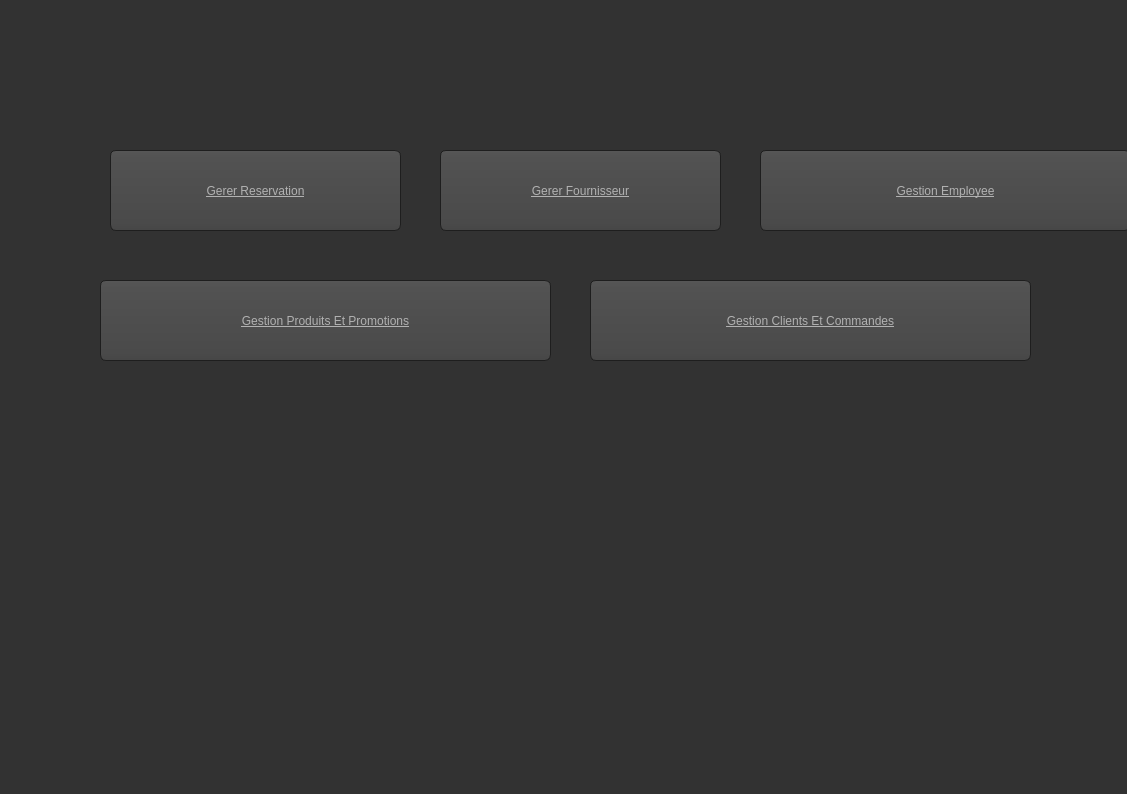
<?xml version="1.0" encoding="UTF-8"?>
<ui version="4.0">
 <class>MainWindow</class>
 <widget class="QMainWindow" name="MainWindow">
  <property name="geometry">
   <rect>
    <x>0</x>
    <y>0</y>
    <width>1127</width>
    <height>794</height>
   </rect>
  </property>
  <property name="windowTitle">
   <string>MainWindow</string>
  </property>
  <property name="styleSheet">
   <string notr="true">QToolTip
{
     border: 1px solid black;
     background-color: #ffa02f;
     padding: 1px;
     border-radius: 3px;
     opacity: 100;
}

QWidget
{
    color: #b1b1b1;
    background-color: #323232;
}

QWidget:item:hover
{
    background-color: QLinearGradient( x1: 0, y1: 0, x2: 0, y2: 1, stop: 0 #ffa02f, stop: 1 #ca0619);
    color: #000000;
}

QWidget:item:selected
{
    background-color: QLinearGradient( x1: 0, y1: 0, x2: 0, y2: 1, stop: 0 #ffa02f, stop: 1 #d7801a);
}

QMenuBar::item
{
    background: transparent;
}

QMenuBar::item:selected
{
    background: transparent;
    border: 1px solid #ffaa00;
}

QMenuBar::item:pressed
{
    background: #444;
    border: 1px solid #000;
    background-color: QLinearGradient(
        x1:0, y1:0,
        x2:0, y2:1,
        stop:1 #212121,
        stop:0.4 #343434/*,
        stop:0.2 #343434,
        stop:0.1 #ffaa00*/
    );
    margin-bottom:-1px;
    padding-bottom:1px;
}

QMenu
{
    border: 1px solid #000;
}

QMenu::item
{
    padding: 2px 20px 2px 20px;
}

QMenu::item:selected
{
    color: #000000;
}

QWidget:disabled
{
    color: #404040;
    background-color: #323232;
}

QAbstractItemView
{
    background-color: QLinearGradient( x1: 0, y1: 0, x2: 0, y2: 1, stop: 0 #4d4d4d, stop: 0.1 #646464, stop: 1 #5d5d5d);
}

QWidget:focus
{
    /*border: 2px solid QLinearGradient( x1: 0, y1: 0, x2: 0, y2: 1, stop: 0 #ffa02f, stop: 1 #d7801a);*/
}

QLineEdit
{
    background-color: QLinearGradient( x1: 0, y1: 0, x2: 0, y2: 1, stop: 0 #4d4d4d, stop: 0 #646464, stop: 1 #5d5d5d);
    padding: 1px;
    border-style: solid;
    border: 1px solid #1e1e1e;
    border-radius: 5;
}

QPushButton
{
    color: #b1b1b1;
    background-color: QLinearGradient( x1: 0, y1: 0, x2: 0, y2: 1, stop: 0 #565656, stop: 0.1 #525252, stop: 0.5 #4e4e4e, stop: 0.9 #4a4a4a, stop: 1 #464646);
    border-width: 1px;
    border-color: #1e1e1e;
    border-style: solid;
    border-radius: 6;
    padding: 3px;
    font-size: 12px;
    padding-left: 5px;
    padding-right: 5px;
}

QPushButton:pressed
{
    background-color: QLinearGradient( x1: 0, y1: 0, x2: 0, y2: 1, stop: 0 #2d2d2d, stop: 0.1 #2b2b2b, stop: 0.5 #292929, stop: 0.9 #282828, stop: 1 #252525);
}

QComboBox
{
    selection-background-color: #ffaa00;
    background-color: QLinearGradient( x1: 0, y1: 0, x2: 0, y2: 1, stop: 0 #565656, stop: 0.1 #525252, stop: 0.5 #4e4e4e, stop: 0.9 #4a4a4a, stop: 1 #464646);
    border-style: solid;
    border: 1px solid #1e1e1e;
    border-radius: 5;
}

QComboBox:hover,QPushButton:hover
{
    border: 2px solid QLinearGradient( x1: 0, y1: 0, x2: 0, y2: 1, stop: 0 #ffa02f, stop: 1 #d7801a);
}


QComboBox:on
{
    padding-top: 3px;
    padding-left: 4px;
    background-color: QLinearGradient( x1: 0, y1: 0, x2: 0, y2: 1, stop: 0 #2d2d2d, stop: 0.1 #2b2b2b, stop: 0.5 #292929, stop: 0.9 #282828, stop: 1 #252525);
    selection-background-color: #ffaa00;
}

QComboBox QAbstractItemView
{
    border: 2px solid darkgray;
    selection-background-color: QLinearGradient( x1: 0, y1: 0, x2: 0, y2: 1, stop: 0 #ffa02f, stop: 1 #d7801a);
}

QComboBox::drop-down
{
     subcontrol-origin: padding;
     subcontrol-position: top right;
     width: 15px;

     border-left-width: 0px;
     border-left-color: darkgray;
     border-left-style: solid; /* just a single line */
     border-top-right-radius: 3px; /* same radius as the QComboBox */
     border-bottom-right-radius: 3px;
 }

QComboBox::down-arrow
{
     image: url(:/down_arrow.png);
}

QGroupBox:focus
{
border: 2px solid QLinearGradient( x1: 0, y1: 0, x2: 0, y2: 1, stop: 0 #ffa02f, stop: 1 #d7801a);
}

QTextEdit:focus
{
    border: 2px solid QLinearGradient( x1: 0, y1: 0, x2: 0, y2: 1, stop: 0 #ffa02f, stop: 1 #d7801a);
}

QScrollBar:horizontal {
     border: 1px solid #222222;
     background: QLinearGradient( x1: 0, y1: 0, x2: 0, y2: 1, stop: 0.0 #121212, stop: 0.2 #282828, stop: 1 #484848);
     height: 7px;
     margin: 0px 16px 0 16px;
}

QScrollBar::handle:horizontal
{
      background: QLinearGradient( x1: 0, y1: 0, x2: 1, y2: 0, stop: 0 #ffa02f, stop: 0.5 #d7801a, stop: 1 #ffa02f);
      min-height: 20px;
      border-radius: 2px;
}

QScrollBar::add-line:horizontal {
      border: 1px solid #1b1b19;
      border-radius: 2px;
      background: QLinearGradient( x1: 0, y1: 0, x2: 1, y2: 0, stop: 0 #ffa02f, stop: 1 #d7801a);
      width: 14px;
      subcontrol-position: right;
      subcontrol-origin: margin;
}

QScrollBar::sub-line:horizontal {
      border: 1px solid #1b1b19;
      border-radius: 2px;
      background: QLinearGradient( x1: 0, y1: 0, x2: 1, y2: 0, stop: 0 #ffa02f, stop: 1 #d7801a);
      width: 14px;
     subcontrol-position: left;
     subcontrol-origin: margin;
}

QScrollBar::right-arrow:horizontal, QScrollBar::left-arrow:horizontal
{
      border: 1px solid black;
      width: 1px;
      height: 1px;
      background: white;
}

QScrollBar::add-page:horizontal, QScrollBar::sub-page:horizontal
{
      background: none;
}

QScrollBar:vertical
{
      background: QLinearGradient( x1: 0, y1: 0, x2: 1, y2: 0, stop: 0.0 #121212, stop: 0.2 #282828, stop: 1 #484848);
      width: 7px;
      margin: 16px 0 16px 0;
      border: 1px solid #222222;
}

QScrollBar::handle:vertical
{
      background: QLinearGradient( x1: 0, y1: 0, x2: 0, y2: 1, stop: 0 #ffa02f, stop: 0.5 #d7801a, stop: 1 #ffa02f);
      min-height: 20px;
      border-radius: 2px;
}

QScrollBar::add-line:vertical
{
      border: 1px solid #1b1b19;
      border-radius: 2px;
      background: QLinearGradient( x1: 0, y1: 0, x2: 0, y2: 1, stop: 0 #ffa02f, stop: 1 #d7801a);
      height: 14px;
      subcontrol-position: bottom;
      subcontrol-origin: margin;
}

QScrollBar::sub-line:vertical
{
      border: 1px solid #1b1b19;
      border-radius: 2px;
      background: QLinearGradient( x1: 0, y1: 0, x2: 0, y2: 1, stop: 0 #d7801a, stop: 1 #ffa02f);
      height: 14px;
      subcontrol-position: top;
      subcontrol-origin: margin;
}

QScrollBar::up-arrow:vertical, QScrollBar::down-arrow:vertical
{
      border: 1px solid black;
      width: 1px;
      height: 1px;
      background: white;
}


QScrollBar::add-page:vertical, QScrollBar::sub-page:vertical
{
      background: none;
}

QTextEdit
{
    background-color: #242424;
}

QPlainTextEdit
{
    background-color: #242424;
}

QHeaderView::section
{
    background-color: QLinearGradient(x1:0, y1:0, x2:0, y2:1, stop:0 #616161, stop: 0.5 #505050, stop: 0.6 #434343, stop:1 #656565);
    color: white;
    padding-left: 4px;
    border: 1px solid #6c6c6c;
}

QCheckBox:disabled
{
color: #414141;
}

QDockWidget::title
{
    text-align: center;
    spacing: 3px; /* spacing between items in the tool bar */
    background-color: QLinearGradient(x1:0, y1:0, x2:0, y2:1, stop:0 #323232, stop: 0.5 #242424, stop:1 #323232);
}

QDockWidget::close-button, QDockWidget::float-button
{
    text-align: center;
    spacing: 1px; /* spacing between items in the tool bar */
    background-color: QLinearGradient(x1:0, y1:0, x2:0, y2:1, stop:0 #323232, stop: 0.5 #242424, stop:1 #323232);
}

QDockWidget::close-button:hover, QDockWidget::float-button:hover
{
    background: #242424;
}

QDockWidget::close-button:pressed, QDockWidget::float-button:pressed
{
    padding: 1px -1px -1px 1px;
}

QMainWindow::separator
{
    background-color: QLinearGradient(x1:0, y1:0, x2:0, y2:1, stop:0 #161616, stop: 0.5 #151515, stop: 0.6 #212121, stop:1 #343434);
    color: white;
    padding-left: 4px;
    border: 1px solid #4c4c4c;
    spacing: 3px; /* spacing between items in the tool bar */
}

QMainWindow::separator:hover
{

    background-color: QLinearGradient(x1:0, y1:0, x2:0, y2:1, stop:0 #d7801a, stop:0.5 #b56c17 stop:1 #ffa02f);
    color: white;
    padding-left: 4px;
    border: 1px solid #6c6c6c;
    spacing: 3px; /* spacing between items in the tool bar */
}

QToolBar::handle
{
     spacing: 3px; /* spacing between items in the tool bar */
     background: url(:/images/handle.png);
}

QMenu::separator
{
    height: 2px;
    background-color: QLinearGradient(x1:0, y1:0, x2:0, y2:1, stop:0 #161616, stop: 0.5 #151515, stop: 0.6 #212121, stop:1 #343434);
    color: white;
    padding-left: 4px;
    margin-left: 10px;
    margin-right: 5px;
}

QProgressBar
{
    border: 2px solid grey;
    border-radius: 5px;
    text-align: center;
}

QProgressBar::chunk
{
    background-color: #d7801a;
    width: 2.15px;
    margin: 0.5px;
}

QTabBar::tab {
    color: #b1b1b1;
    border: 1px solid #444;
    border-bottom-style: none;
    background-color: #323232;
    padding-left: 10px;
    padding-right: 10px;
    padding-top: 3px;
    padding-bottom: 2px;
    margin-right: -1px;
}

QTabWidget::pane {
    border: 1px solid #444;
    top: 1px;
}

QTabBar::tab:last
{
    margin-right: 0; /* the last selected tab has nothing to overlap with on the right */
    border-top-right-radius: 3px;
}

QTabBar::tab:first:!selected
{
 margin-left: 0px; /* the last selected tab has nothing to overlap with on the right */


    border-top-left-radius: 3px;
}

QTabBar::tab:!selected
{
    color: #b1b1b1;
    border-bottom-style: solid;
    margin-top: 3px;
    background-color: QLinearGradient(x1:0, y1:0, x2:0, y2:1, stop:1 #212121, stop:.4 #343434);
}

QTabBar::tab:selected
{
    border-top-left-radius: 3px;
    border-top-right-radius: 3px;
    margin-bottom: 0px;
}

QTabBar::tab:!selected:hover
{
    /*border-top: 2px solid #ffaa00;
    padding-bottom: 3px;*/
    border-top-left-radius: 3px;
    border-top-right-radius: 3px;
    background-color: QLinearGradient(x1:0, y1:0, x2:0, y2:1, stop:1 #212121, stop:0.4 #343434, stop:0.2 #343434, stop:0.1 #ffaa00);
}

QRadioButton::indicator:checked, QRadioButton::indicator:unchecked{
    color: #b1b1b1;
    background-color: #323232;
    border: 1px solid #b1b1b1;
    border-radius: 6px;
}

QRadioButton::indicator:checked
{
    background-color: qradialgradient(
        cx: 0.5, cy: 0.5,
        fx: 0.5, fy: 0.5,
        radius: 1.0,
        stop: 0.25 #ffaa00,
        stop: 0.3 #323232
    );
}

QCheckBox::indicator{
    color: #b1b1b1;
    background-color: #323232;
    border: 1px solid #b1b1b1;
    width: 9px;
    height: 9px;
}

QRadioButton::indicator
{
    border-radius: 6px;
}

QRadioButton::indicator:hover, QCheckBox::indicator:hover
{
    border: 1px solid #ffaa00;
}

QCheckBox::indicator:checked
{
    image:url(:/images/checkbox.png);
}

QCheckBox::indicator:disabled, QRadioButton::indicator:disabled
{
    border: 1px solid #444;
}</string>
  </property>
  <widget class="QWidget" name="centralwidget">
   <widget class="QPushButton" name="pushButton">
    <property name="geometry">
     <rect>
      <x>110</x>
      <y>150</y>
      <width>291</width>
      <height>81</height>
     </rect>
    </property>
    <property name="styleSheet">
     <string notr="true">font: 22pt &quot;Sitka Heading&quot;;
text-decoration: underline;</string>
    </property>
    <property name="text">
     <string>Gerer Reservation</string>
    </property>
   </widget>
   <widget class="QPushButton" name="pushButton_2">
    <property name="geometry">
     <rect>
      <x>440</x>
      <y>150</y>
      <width>281</width>
      <height>81</height>
     </rect>
    </property>
    <property name="styleSheet">
     <string notr="true">font: 22pt &quot;Sitka Heading&quot;;
text-decoration: underline;</string>
    </property>
    <property name="text">
     <string>Gerer Fournisseur</string>
    </property>
   </widget>
   <widget class="QPushButton" name="pushButton_4">
    <property name="geometry">
     <rect>
      <x>590</x>
      <y>280</y>
      <width>441</width>
      <height>81</height>
     </rect>
    </property>
    <property name="styleSheet">
     <string notr="true">font: 22pt &quot;Sitka Heading&quot;;
text-decoration: underline;</string>
    </property>
    <property name="text">
     <string>Gestion Clients Et Commandes</string>
    </property>
   </widget>
   <widget class="QPushButton" name="pushButton_3">
    <property name="geometry">
     <rect>
      <x>100</x>
      <y>280</y>
      <width>451</width>
      <height>81</height>
     </rect>
    </property>
    <property name="styleSheet">
     <string notr="true">font: 22pt &quot;Sitka Heading&quot;;
text-decoration: underline;</string>
    </property>
    <property name="text">
     <string>Gestion Produits Et Promotions</string>
    </property>
   </widget>
   <widget class="QPushButton" name="pushButton_6">
    <property name="geometry">
     <rect>
      <x>760</x>
      <y>150</y>
      <width>371</width>
      <height>81</height>
     </rect>
    </property>
    <property name="styleSheet">
     <string notr="true">font: 22pt &quot;Sitka Heading&quot;;
text-decoration: underline;</string>
    </property>
    <property name="text">
     <string>Gestion Employee</string>
    </property>
   </widget>
  </widget>
  <widget class="QMenuBar" name="menubar">
   <property name="geometry">
    <rect>
     <x>0</x>
     <y>0</y>
     <width>1127</width>
     <height>21</height>
    </rect>
   </property>
  </widget>
  <widget class="QStatusBar" name="statusbar"/>
 </widget>
 <resources/>
 <connections/>
</ui>
